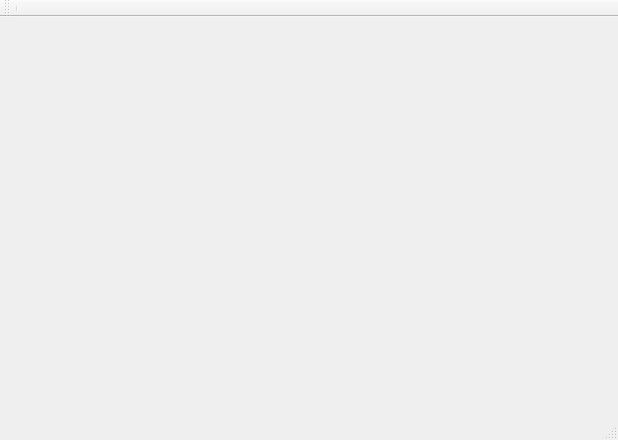
<?xml version="1.0" encoding="UTF-8"?>
<ui version="4.0">
 <class>MainWindow</class>
 <widget class="QMainWindow" name="MainWindow">
  <property name="geometry">
   <rect>
    <x>0</x>
    <y>0</y>
    <width>618</width>
    <height>440</height>
   </rect>
  </property>
  <property name="windowTitle">
   <string>MainWindow</string>
  </property>
  <widget class="QWidget" name="centralWidget">
   <layout class="QVBoxLayout" name="verticalLayout"/>
  </widget>
  <widget class="QMenuBar" name="menuBar">
   <property name="geometry">
    <rect>
     <x>0</x>
     <y>0</y>
     <width>618</width>
     <height>23</height>
    </rect>
   </property>
  </widget>
  <widget class="QStatusBar" name="statusBar"/>
  <widget class="QToolBar" name="mainToolBar">
   <attribute name="toolBarArea">
    <enum>TopToolBarArea</enum>
   </attribute>
   <attribute name="toolBarBreak">
    <bool>false</bool>
   </attribute>
   <addaction name="separator"/>
  </widget>
 </widget>
 <layoutdefault spacing="6" margin="11"/>
 <resources/>
 <connections/>
</ui>
